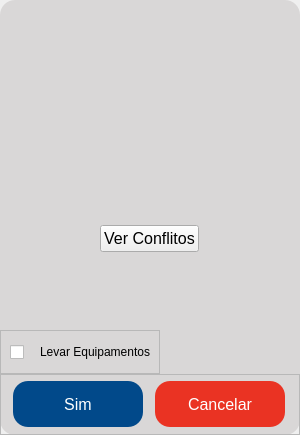
<?xml version="1.0" encoding="UTF-8"?>
<ui version="4.0">
 <class>Dialog</class>
 <widget class="QDialog" name="Dialog">
  <property name="geometry">
   <rect>
    <x>0</x>
    <y>0</y>
    <width>300</width>
    <height>435</height>
   </rect>
  </property>
  <property name="windowTitle">
   <string>Dialog</string>
  </property>
  <property name="styleSheet">
   <string notr="true">#fundo {
	background-color: #d9d7d7;
border-radius: 15px;
}

#btnCancelar {
	background-color: #ea3323;
border: none;
border-radius: 15px;
color: #ffffff;
}

#btnCancelar:hover {
	background-color: #d62f20;
}

#btnOk {
	background-color: #01498a;
border: none;
border-radius: 15px;
color: #ffffff;
}

#btnOk:hover {
    background-color: #f6921e;
}

#btnFechar:hover {
	background-color: #FF0000;
	icon: url(&quot;App/view/ui/icones/iconCloseBranco.png&quot;);
}

#btnFechar {
	border: none;
	background-color: transparent;
	border-radius: 12px;
}

#aviso {
	padding:0 13px 0 13px ;
}

</string>
  </property>
  <layout class="QVBoxLayout" name="verticalLayout">
   <property name="spacing">
    <number>0</number>
   </property>
   <property name="leftMargin">
    <number>0</number>
   </property>
   <property name="topMargin">
    <number>0</number>
   </property>
   <property name="rightMargin">
    <number>0</number>
   </property>
   <property name="bottomMargin">
    <number>0</number>
   </property>
   <item>
    <widget class="QWidget" name="fundo" native="true">
     <layout class="QVBoxLayout" name="verticalLayout_2">
      <property name="spacing">
       <number>0</number>
      </property>
      <property name="leftMargin">
       <number>0</number>
      </property>
      <property name="topMargin">
       <number>0</number>
      </property>
      <property name="rightMargin">
       <number>0</number>
      </property>
      <property name="bottomMargin">
       <number>0</number>
      </property>
      <item alignment="Qt::AlignRight">
       <widget class="QPushButton" name="btnFechar">
        <property name="cursor">
         <cursorShape>PointingHandCursor</cursorShape>
        </property>
        <property name="text">
         <string/>
        </property>
        <property name="icon">
         <iconset>
          <normaloff>icones/iconClosePreto.png</normaloff>icones/iconClosePreto.png</iconset>
        </property>
        <property name="iconSize">
         <size>
          <width>30</width>
          <height>30</height>
         </size>
        </property>
       </widget>
      </item>
      <item alignment="Qt::AlignHCenter|Qt::AlignVCenter">
       <widget class="QLabel" name="label">
        <property name="minimumSize">
         <size>
          <width>150</width>
          <height>150</height>
         </size>
        </property>
        <property name="text">
         <string/>
        </property>
        <property name="pixmap">
         <pixmap>icones/iconAviso.png</pixmap>
        </property>
        <property name="scaledContents">
         <bool>true</bool>
        </property>
       </widget>
      </item>
      <item alignment="Qt::AlignHCenter|Qt::AlignVCenter">
       <widget class="QLabel" name="titulo">
        <property name="minimumSize">
         <size>
          <width>300</width>
          <height>0</height>
         </size>
        </property>
        <property name="maximumSize">
         <size>
          <width>300</width>
          <height>16777215</height>
         </size>
        </property>
        <property name="font">
         <font>
          <pointsize>14</pointsize>
         </font>
        </property>
        <property name="text">
         <string/>
        </property>
        <property name="scaledContents">
         <bool>false</bool>
        </property>
        <property name="alignment">
         <set>Qt::AlignCenter</set>
        </property>
        <property name="wordWrap">
         <bool>true</bool>
        </property>
       </widget>
      </item>
      <item alignment="Qt::AlignHCenter">
       <widget class="QPushButton" name="btnAbrirConflitos">
        <property name="font">
         <font>
          <pointsize>12</pointsize>
         </font>
        </property>
        <property name="cursor">
         <cursorShape>PointingHandCursor</cursorShape>
        </property>
        <property name="text">
         <string>Ver Conflitos</string>
        </property>
       </widget>
      </item>
      <item alignment="Qt::AlignHCenter|Qt::AlignVCenter">
       <widget class="QLabel" name="aviso">
        <property name="minimumSize">
         <size>
          <width>300</width>
          <height>0</height>
         </size>
        </property>
        <property name="maximumSize">
         <size>
          <width>300</width>
          <height>16777215</height>
         </size>
        </property>
        <property name="font">
         <font>
          <pointsize>10</pointsize>
         </font>
        </property>
        <property name="layoutDirection">
         <enum>Qt::LeftToRight</enum>
        </property>
        <property name="frameShape">
         <enum>QFrame::NoFrame</enum>
        </property>
        <property name="lineWidth">
         <number>1</number>
        </property>
        <property name="text">
         <string/>
        </property>
        <property name="textFormat">
         <enum>Qt::AutoText</enum>
        </property>
        <property name="alignment">
         <set>Qt::AlignCenter</set>
        </property>
        <property name="wordWrap">
         <bool>true</bool>
        </property>
       </widget>
      </item>
      <item alignment="Qt::AlignLeft|Qt::AlignBottom">
       <widget class="QFrame" name="containerEquipamentos">
        <property name="frameShape">
         <enum>QFrame::StyledPanel</enum>
        </property>
        <property name="frameShadow">
         <enum>QFrame::Raised</enum>
        </property>
        <layout class="QHBoxLayout" name="horizontalLayout_2">
         <item>
          <widget class="QCheckBox" name="checkBoxEquipamentos">
           <property name="enabled">
            <bool>true</bool>
           </property>
           <property name="minimumSize">
            <size>
             <width>24</width>
             <height>24</height>
            </size>
           </property>
           <property name="font">
            <font>
             <pointsize>12</pointsize>
            </font>
           </property>
           <property name="cursor">
            <cursorShape>PointingHandCursor</cursorShape>
           </property>
           <property name="text">
            <string/>
           </property>
           <property name="iconSize">
            <size>
             <width>16</width>
             <height>16</height>
            </size>
           </property>
           <property name="checked">
            <bool>false</bool>
           </property>
           <property name="autoRepeat">
            <bool>false</bool>
           </property>
           <property name="autoExclusive">
            <bool>false</bool>
           </property>
          </widget>
         </item>
         <item>
          <widget class="QLabel" name="label_2">
           <property name="font">
            <font>
             <pointsize>9</pointsize>
            </font>
           </property>
           <property name="text">
            <string>Levar Equipamentos</string>
           </property>
          </widget>
         </item>
        </layout>
       </widget>
      </item>
      <item>
       <widget class="QFrame" name="frame">
        <property name="frameShape">
         <enum>QFrame::StyledPanel</enum>
        </property>
        <property name="frameShadow">
         <enum>QFrame::Raised</enum>
        </property>
        <layout class="QHBoxLayout" name="horizontalLayout">
         <property name="spacing">
          <number>0</number>
         </property>
         <property name="leftMargin">
          <number>0</number>
         </property>
         <property name="topMargin">
          <number>0</number>
         </property>
         <property name="rightMargin">
          <number>0</number>
         </property>
         <property name="bottomMargin">
          <number>0</number>
         </property>
         <item>
          <widget class="QPushButton" name="btnOk">
           <property name="minimumSize">
            <size>
             <width>130</width>
             <height>46</height>
            </size>
           </property>
           <property name="maximumSize">
            <size>
             <width>130</width>
             <height>46</height>
            </size>
           </property>
           <property name="font">
            <font>
             <pointsize>12</pointsize>
            </font>
           </property>
           <property name="cursor">
            <cursorShape>PointingHandCursor</cursorShape>
           </property>
           <property name="text">
            <string>Sim</string>
           </property>
          </widget>
         </item>
         <item>
          <widget class="QPushButton" name="btnCancelar">
           <property name="minimumSize">
            <size>
             <width>130</width>
             <height>46</height>
            </size>
           </property>
           <property name="maximumSize">
            <size>
             <width>130</width>
             <height>46</height>
            </size>
           </property>
           <property name="font">
            <font>
             <pointsize>12</pointsize>
            </font>
           </property>
           <property name="cursor">
            <cursorShape>PointingHandCursor</cursorShape>
           </property>
           <property name="text">
            <string>Cancelar</string>
           </property>
          </widget>
         </item>
        </layout>
       </widget>
      </item>
     </layout>
    </widget>
   </item>
  </layout>
 </widget>
 <tabstops>
  <tabstop>checkBoxEquipamentos</tabstop>
  <tabstop>btnOk</tabstop>
  <tabstop>btnCancelar</tabstop>
  <tabstop>btnFechar</tabstop>
 </tabstops>
 <resources/>
 <connections/>
</ui>
